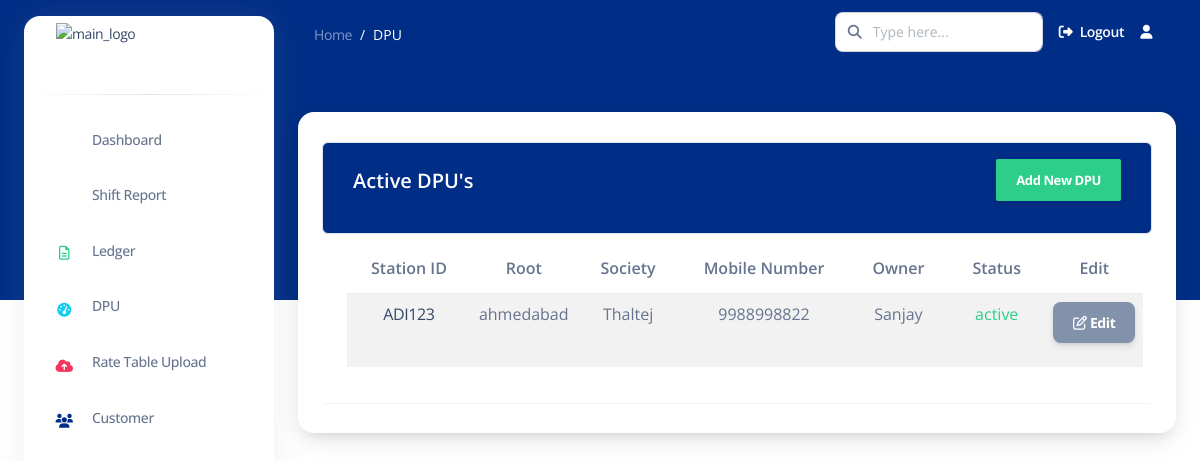
/active_dpu/ (signed in), run on an earlier commit of the app's database.
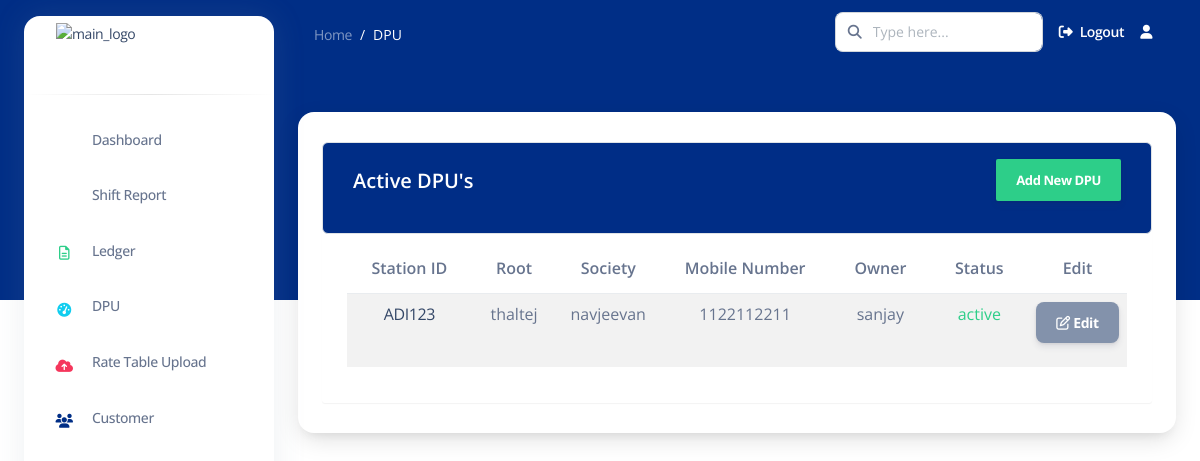
And on a later commit of the database.
### apps/common/models.py (models this page shows, shortened)
class DPU(models.Model):
    user = models.ForeignKey(User, on_delete=models.CASCADE)
    location = models.CharField(max_length=255)
    st_id = models.CharField(max_length=50, unique=True, primary_key=True)  # Renamed from dpu_id to st_id
    society = models.CharField(max_length=255)
    mobile_number = models.CharField(max_length=15)
    owner = models.CharField(max_length=255)
    STATUS_CHOICES = [
        ('active', 'Active'),
        ('deactivated', 'Deactivated'),
    ]
    status = models.CharField(max_length=20, choices=STATUS_CHOICES, default='active')
    date = models.DateTimeField(auto_now_add=True)  # Automatically set on creation

### apps/common/views.py (the view)
# urls.py: path('active_dpu/', active_dpu, name='active_dpu'),
def active_dpu(request):
    active_dpu_list = DPU.objects.filter(user=request.user)
    return render(request, 'common/active_dpu.html', {'active_dpu_list': active_dpu_list})

### templates/common/active_dpu.html (shortened to what the changed rows need)
{% extends 'base2.html' %}
{% load static %}
{% load crispy_forms_tags %}
{% block content %}
<div class="container-fluid mt-5">
    <div class="card o-hidden border-0 shadow-lg mt-5">
        <div class="container">
            <div class="table-wrapper table-responsive">
                <table class="table table-striped table-hover rounded table-responsive">
                    <thead>
                        <tr>
                            <th>Station ID</th>
                            <th>Root</th>
                            <th>Society</th>
                            <th>Mobile Number</th>
                            <th>Owner</th>
                            <th>Status</th>
                            <th>Edit</th>
                        </tr>
                    </thead>
                    {% for dpu in active_dpu_list %}
                    <tbody>
                        <tr class="align-items-center text-align-center rounded">
                            <td><a href="{% url 'dpudetails' dpuid=dpu.st_id %}">{{ dpu.st_id }}</a></td>
                            <td> {{ dpu.location }} </td>
                            <td>{{ dpu.society }}</td>
                            <td>{{ dpu.mobile_number }}</td>
                            <td>{{ dpu.owner }}</td>
                            <td class="{% if dpu.status == 'active' %}text-success{% else %}text-danger{% endif %}">
                                {{ dpu.status }}
                            </td>
                            <td> <a href="{% url 'edit_dpu' st_id=dpu.st_id %}" class="btn bg-secondary text-white">
                                <i class="fa fa-edit"></i> Edit
                            </a></td>
                        </tr>
                    </tbody>
                    {% endfor %}
                </table>
            </div>
        </div>
    </div>
</div>
{% endblock content %}

What changed in the data, as far as the page shows it:
changed DPU "ADI123": location "ahmedabad" → "thaltej"; society "Thaltej" → "navjeevan"; mobile_number "9988998822" → "1122112211"; owner "Sanjay" → "sanjay"
